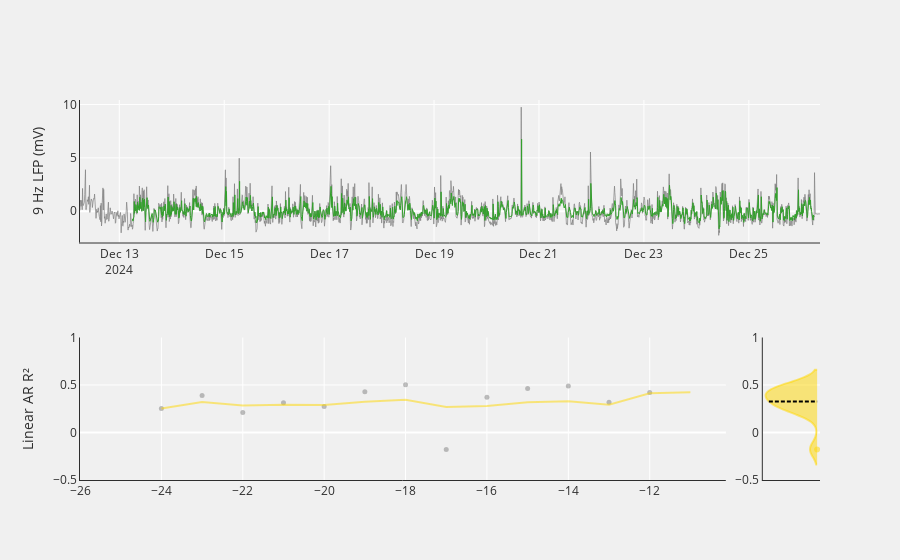

Notebook code for this chart:
### Code cell
# Linear AR R² Violin Plot
VIOLIN_WIDTH = 7.0
fig.add_trace(go.Violin(
        y=pt_df.query('state_label == 0').groupby('days_since_dbs').head(1)[f'lfp_{hemisphere}_day_r2_{model}'],
        name='', 
        side='negative', 
        line_color=c_preDBS, 
        fillcolor=c_preDBS,
        showlegend=False,
        width=VIOLIN_WIDTH,
        meanline_visible=True, 
        meanline=dict(color='black', width=2)
    ), row=2, col=4)

if 'Responder' in pt_df['state_label_str']:
    fig.add_trace(go.Violin(
        y=pt_df.query('state_label == 3').groupby('days_since_dbs').head(1)[f'lfp_{hemisphere}_day_r2_{model}'],  
        side='positive', 
        line_color=c_responder, 
        fillcolor=c_responder,
        showlegend=False,
        width=VIOLIN_WIDTH,
        meanline_visible=True, 
        meanline=dict(color='white', width=2)
    ), row=2, col=4)
elif 'Non-responder' in pt_df['state_label_str']:
    fig.add_trace(go.Violin(
        y=pt_df.query('state_label == 2').groupby('days_since_dbs').head(1)[f'lfp_{hemisphere}_day_r2_{model}'], 
        side='positive', 
        line_color=c_nonresponder, 
        fillcolor=c_nonresponder,
        showlegend=False,
        width=VIOLIN_WIDTH,
        meanline_visible=True, 
        meanline=dict(color='black', width=2)
    ), row=2, col=4)

fig.update_yaxes(range=(-0.5, 1), row=2, col=4, tickfont=dict(color=axis_title_font_color), titlefont=dict(color=axis_title_font_color), showline=True, linecolor=axis_line_color)
fig.update_xaxes(tickfont=dict(color=axis_title_font_color), titlefont=dict(color=axis_title_font_color), showline=True, linecolor=axis_line_color)

### Figure 1 — Plotly figure (JSON) as saved in the notebook; plotly's stock layout.template omitted (floating-point values rounded to 4 significant figures; data arrays with more than 128 entries replaced by an {"elided": "..."} marker saying what was removed)
{"data": [{"line": {"color": "rgba(128, 128, 128, 0.7)", "width": 1}, "mode": "lines", "showlegend": false, "type": "scatter", "x": {"elided": "2031 str values"}, "xaxis": "x", "y": {"elided": "2031 float values"}, "yaxis": "y"}, {"line": {"color": "rgba(51, 160, 44, 1)", "width": 1}, "mode": "lines", "showlegend": false, "type": "scatter", "x": {"elided": "2031 str values"}, "xaxis": "x", "y": {"elided": "2031 float values"}, "yaxis": "y"}, {"marker": {"color": "rgba(128, 128, 128, 0.5)", "size": 5}, "mode": "markers", "showlegend": false, "type": "scatter", "x": [-25, -24, -23, -22, -21, -20, -19, -18, -17, -16, -15, -14, -13, -12, -11], "xaxis": "x2", "y": [null, 0.2531, 0.3907, 0.211, 0.3139, 0.2728, 0.428, 0.5027, -0.1779, 0.3703, 0.4643, 0.4899, 0.3188, 0.4213, null], "yaxis": "y2"}, {"line": {"color": "rgba(255, 215, 0, 0.5)"}, "mode": "lines", "showlegend": false, "type": "scatter", "x": [-26, -25, -24, -23, -22, -21, -20, -19, -18, -17, -16, -15, -14, -13, -12, -11], "xaxis": "x2", "y": [null, null, 0.2531, 0.3219, 0.2849, 0.2922, 0.2883, 0.3233, 0.3457, 0.2679, 0.2792, 0.3175, 0.3299, 0.2931, 0.4129, 0.4236], "yaxis": "y2"}, {"line": {"color": "#ff0000"}, "mode": "lines", "showlegend": false, "type": "scatter", "x": [], "xaxis": "x2", "y": [], "yaxis": "y2"}, {"line": {"color": "rgba(255, 185, 0, 1)"}, "mode": "lines", "showlegend": false, "type": "scatter", "x": [], "xaxis": "x2", "y": [], "yaxis": "y2"}, {"line": {"color": "rgba(0, 0, 255, 1)"}, "mode": "lines", "showlegend": false, "type": "scatter", "x": [], "xaxis": "x2", "y": [], "yaxis": "y2"}, {"line": {"color": "rgba(128, 128, 128, 0.5)"}, "mode": "lines", "showlegend": false, "type": "scatter", "x": [], "xaxis": "x2", "y": [], "yaxis": "y2"}, {"fillcolor": "rgba(255, 215, 0, 0.5)", "line": {"color": "rgba(255, 215, 0, 0.5)"}, "meanline": {"color": "black", "visible": true, "width": 2}, "name": "", "showlegend": false, "side": "negative", "type": "violin", "width": 7, "xaxis": "x3", "y": [null, null, 0.2531, 0.3907, 0.211, 0.3139, 0.2728, 0.428, 0.5027, -0.1779, 0.3703, 0.4643, 0.4899, 0.3188, 0.4213, null], "yaxis": "y3"}], "layout": {"annotations": [{"font": {"color": "#2e2e2e", "family": "Helvetica", "size": 20}, "showarrow": false, "text": "", "x": 0, "xanchor": "center", "xref": "paper", "y": 1, "yanchor": "bottom", "yref": "paper"}, {"font": {"color": "#2e2e2e", "family": "Helvetica", "size": 20}, "showarrow": false, "text": "", "x": 0, "xanchor": "center", "xref": "paper", "y": 1, "yanchor": "bottom", "yref": "paper"}, {"font": {"color": "#2e2e2e", "family": "Helvetica", "size": 20}, "showarrow": false, "text": "", "x": 0, "xanchor": "center", "xref": "paper", "y": 1, "yanchor": "bottom", "yref": "paper"}], "paper_bgcolor": "rgba(240, 240, 240, 1)", "plot_bgcolor": "rgba(240, 240, 240, 1)", "xaxis": {"anchor": "y", "domain": [0, 1], "linecolor": "#2e2e2e", "showline": true, "tickfont": {"color": "#2e2e2e"}, "title": {"font": {"color": "#2e2e2e"}}}, "xaxis2": {"anchor": "y2", "domain": [0, 0.8727], "linecolor": "#2e2e2e", "showline": true, "tickfont": {"color": "#2e2e2e"}, "title": {"font": {"color": "#2e2e2e"}}}, "xaxis3": {"anchor": "y3", "domain": [0.9227, 1], "linecolor": "#2e2e2e", "showline": true, "tickfont": {"color": "#2e2e2e"}, "title": {"font": {"color": "#2e2e2e"}}}, "yaxis": {"anchor": "x", "domain": [0.625, 1], "linecolor": "#2e2e2e", "showline": true, "tickfont": {"color": "#2e2e2e"}, "title": {"font": {"color": "#2e2e2e"}, "text": "9 Hz LFP (mV)"}}, "yaxis2": {"anchor": "x2", "domain": [0, 0.375], "linecolor": "#2e2e2e", "range": [-0.5, 1], "showline": true, "tickfont": {"color": "#2e2e2e"}, "title": {"font": {"color": "#2e2e2e"}, "text": "Linear AR R²"}}, "yaxis3": {"anchor": "x3", "domain": [0, 0.375], "linecolor": "#2e2e2e", "range": [-0.5, 1], "showline": true, "tickfont": {"color": "#2e2e2e"}, "title": {"font": {"color": "#2e2e2e"}}}}}
